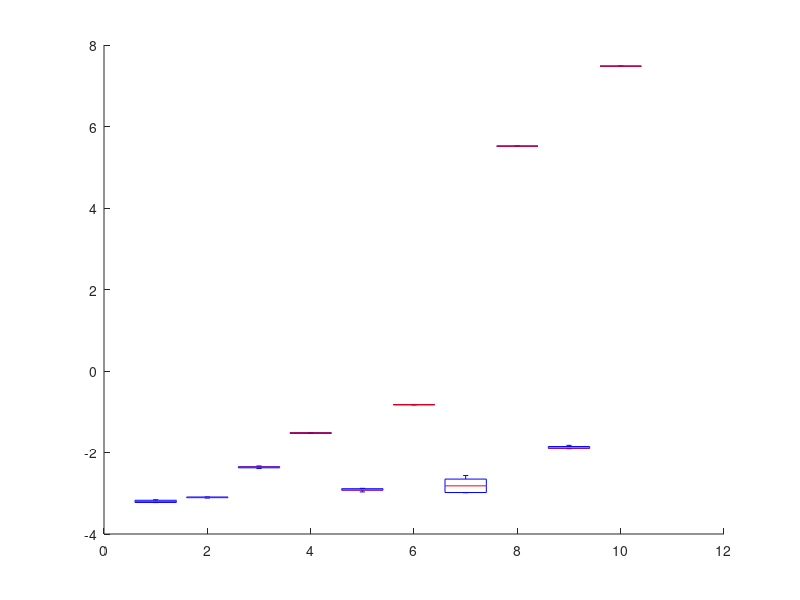

MATLAB code for this plot: (Note: this script raises an error after producing the figure.)
%% boxplot and summary
clear;

load('ne1_svt.mat');
load('ne1_obj.mat');

% mean
fprintf('The mean of run time of svt is \n');
display(mean(records1));
fprintf('The mean of run time of obj is \n');
display(mean(records2));

% standard error
fprintf('The se of run time of svt is \n');
display(std(records1/sqrt(11-1)));
fprintf('The se of run time of obj is \n');
display(std(records2/sqrt(11-1)));

D(:,1:2:2*size(records1,2)) = log(records1);
D(:,2:2:2*size(records2,2)) = log(records2);

boxplot(D,'factorgap',10,'color','rk');
set(gca,'xtick',1.9:3.9:50);
set(gca,'xticklabel',...
    {'bfwb398','rdb800l','tols1090','mhd4800b','cryg10000'});

ylabel('log(Run Time)','fontsize',20);
legend(findobj(gca,'Tag','Box'),'svd','svt','Location','northwest');
set(gca,'fontsize',20);